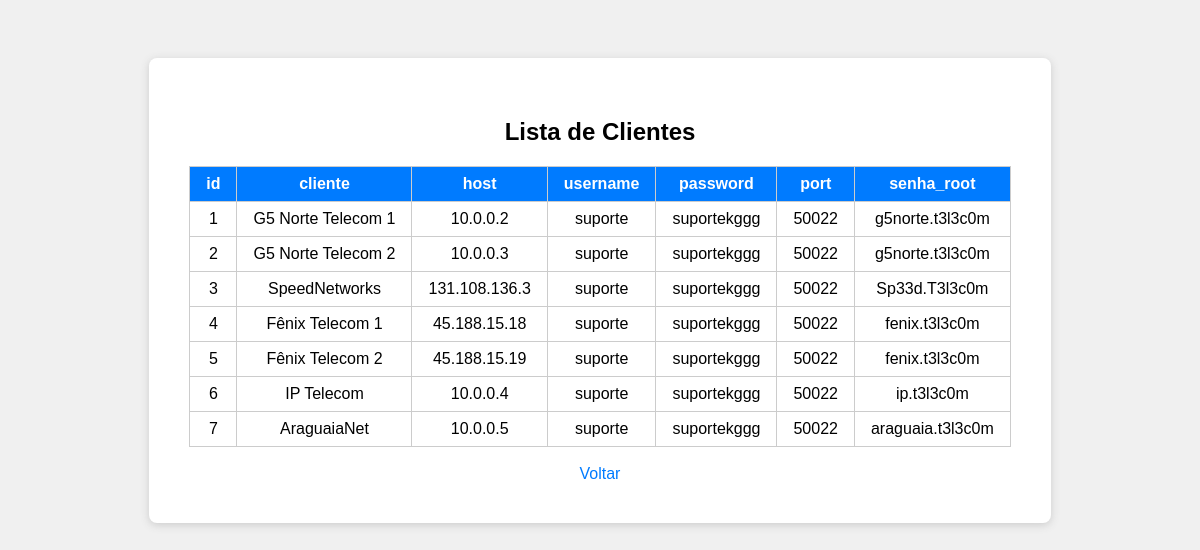
Page /consultar-clientes on the earlier database version.
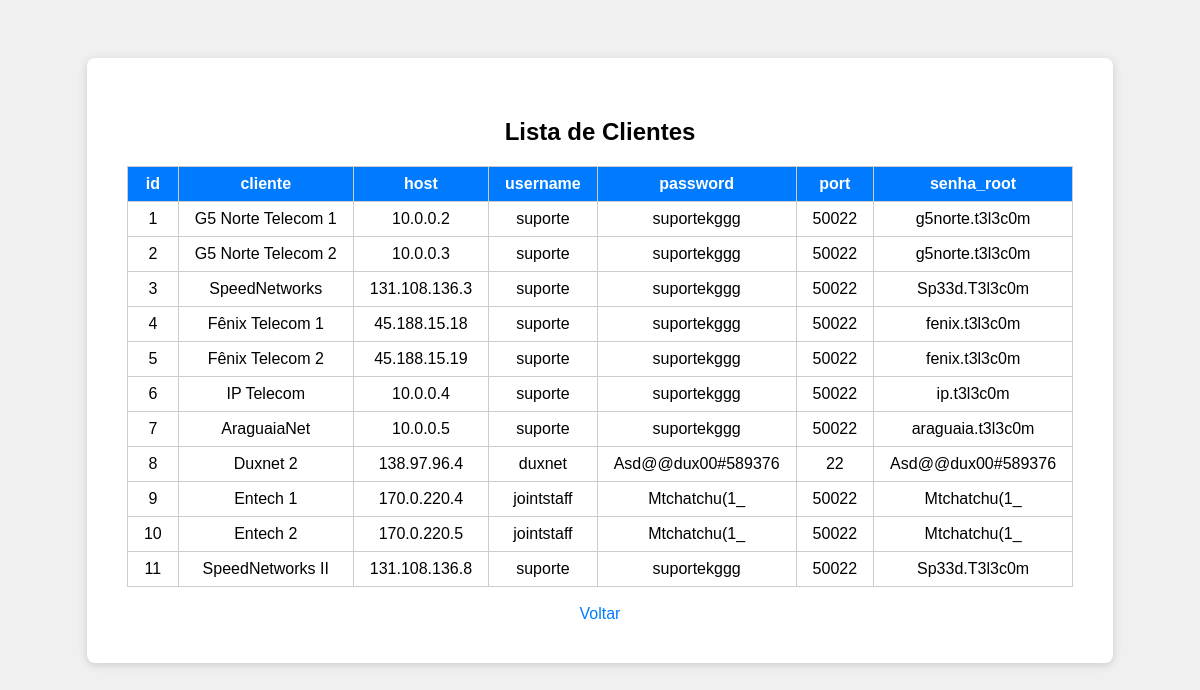
Same page on the later database version.
### tables this page shows
CREATE TABLE clientes (
            id INTEGER PRIMARY KEY AUTOINCREMENT,
            cliente TEXT NOT NULL,
            host TEXT NOT NULL,
            username TEXT NOT NULL,
            password TEXT NOT NULL,
            port INTEGER NOT NULL,
            senha_root TEXT NOT NULL
        );

### app.py (the view)
@app.route('/consultar-clientes')
def consultar_clientes():
    conn = sqlite3.connect('clientes.db')
    cursor = conn.cursor()
    cursor.execute("SELECT * FROM clientes")
    clientes = cursor.fetchall()
    colunas = [description[0] for description in cursor.description]
    conn.close()
    return render_template('consultar_clientes.html', clientes=clientes, colunas=colunas)

### templates/consultar_clientes.html (shortened to what this page needs)
<!DOCTYPE html>
<html lang="pt-br">
<head>
</head>
<body>
    <div class="container">
        <h2>Lista de Clientes</h2>
        {% if clientes %}
        <table>
            <tr>
                {% for col in colunas %}
                <th>{{ col }}</th>
                {% endfor %}
            </tr>
            {% for cliente in clientes %}
            <tr>
                {% for valor in cliente %}
                <td>{{ valor }}</td>
                {% endfor %}
            </tr>
            {% endfor %}
        </table>
        {% else %}
        <p>Nenhum cliente encontrado.</p>
        {% endif %}
        <br>
        <a href="/" style="text-decoration:none;color:#007bff;">Voltar</a>
    </div>
</body>
</html>

Differences in the rows shown:
added clientes: cliente "8" "22", cliente "Duxnet 2", host "138.97.96.4", username "duxnet", password "Asd@@dux00#589376", senha_root "Asd@@dux00#589376"
added clientes: cliente "9", cliente "Entech 1", host "170.0.220.4", username "jointstaff", password "Mtchatchu(1_", port "50022", senha_root "Mtchatchu(1_"
added clientes: cliente "10", cliente "Entech 2", host "170.0.220.5", username "jointstaff", password "Mtchatchu(1_", port "50022", senha_root "Mtchatchu(1_"
added clientes: cliente "11", cliente "SpeedNetworks II", host "131.108.136.8", username "suporte", password "suportekggg", port "50022", senha_root "Sp33d.T3l3c0m"
